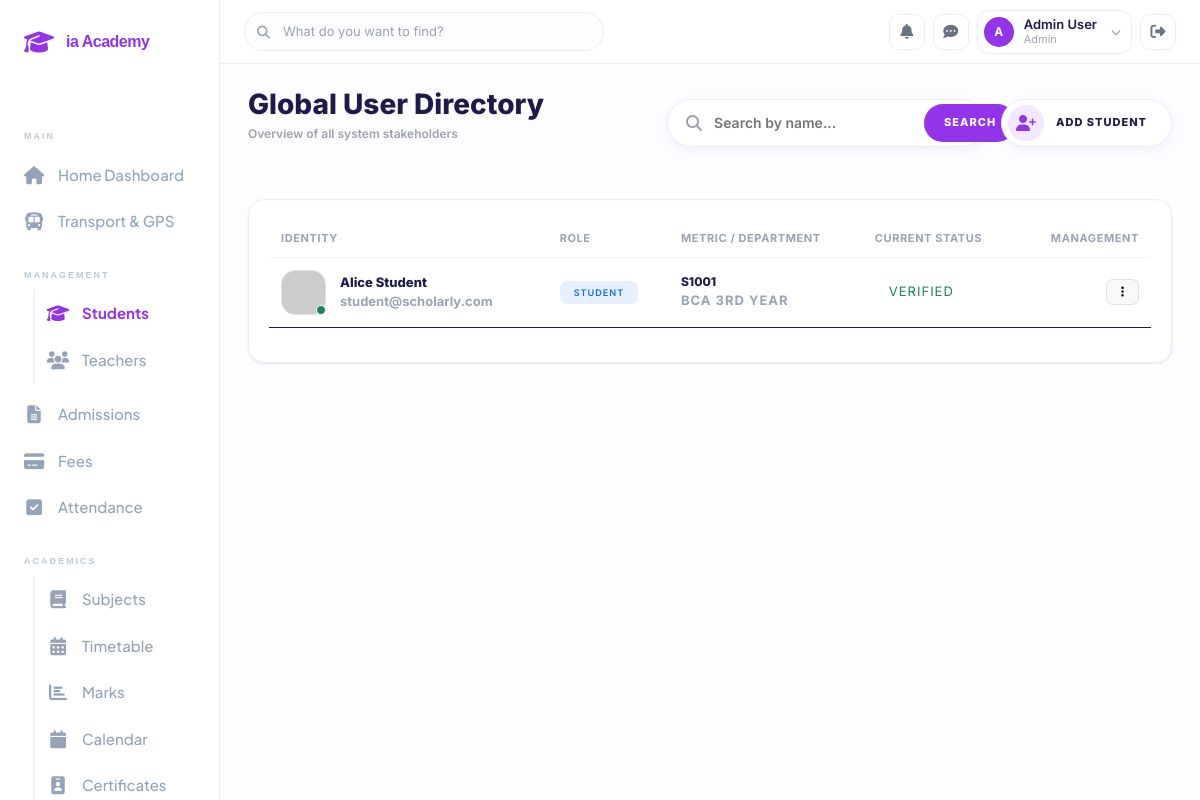
The page /admin/students_list.php (signed in) on the database its author committed.
### tables this page shows
CREATE TABLE students (
    id INT AUTO_INCREMENT PRIMARY KEY,
    user_id INT NOT NULL,
    roll_no VARCHAR(50) UNIQUE NOT NULL,
    class VARCHAR(50),
    semester INT,
    parent_phone VARCHAR(20),
    FOREIGN KEY (user_id) REFERENCES users(id) ON DELETE CASCADE
);

CREATE TABLE users (
    id INT AUTO_INCREMENT PRIMARY KEY,
    name VARCHAR(255) NOT NULL,
    email VARCHAR(255) UNIQUE NOT NULL,
    password VARCHAR(255) NOT NULL,
    role ENUM('admin', 'teacher', 'student', 'parent') NOT NULL,
    phone VARCHAR(20),
    created_at TIMESTAMP DEFAULT CURRENT_TIMESTAMP
);

### config/db.php (called while the page is built, shortened)
<?php
if (!class_exists('SmartPDOStatement')) {
    class SmartPDOStatement {
        private $stmt;
        private array $rows = [];
        public function __construct($stmtOrBridge, string $sql = '') {
            if ($stmtOrBridge instanceof NeonHttpBridge) {
                $this->httpBridge = $stmtOrBridge;
                $this->sql = $sql;
            } else {
                $this->stmt = $stmtOrBridge;
            }
        }
        public function fetchAll(int $mode = PDO::FETCH_ASSOC, ...$args): array {
            if ($this->stmt) {
                return $this->stmt->fetchAll($mode, ...$args);
            }
            return $this->rows;
        }
    }
    class SmartPDO {
        private ?PDO $pdo = null;
        private ?NeonHttpBridge $http = null;
        private string $driver;
        public function __construct($pdoOrBridge, string $driver = 'pgsql') {
            $this->driver = $driver;
            if ($pdoOrBridge instanceof PDO) {
                $this->pdo = $pdoOrBridge;
            } elseif ($pdoOrBridge instanceof NeonHttpBridge) {
                $this->http = $pdoOrBridge;
            }
        }
        public static function translateSql(string $sql, string $driver = 'pgsql'): string {
            if ($driver !== 'pgsql') {
                return $sql;
            }
            $s = trim($sql);
            $s = str_replace('`', '', $s);
            $s = preg_replace('/\bCURDATE\s*\(\s*\)/i', 'CURRENT_DATE', $s);
            $s = preg_replace('/\bMONTH\s*\(\s*([a-zA-Z0-9_.]+)\s*\)/i', 'EXTRACT(MONTH FROM $1)::int', $s);
            $s = preg_replace('/\bYEAR\s*\(\s*([a-zA-Z0-9_.]+)\s*\)/i', 'EXTRACT(YEAR FROM $1)::int', $s);
            $s = preg_replace('/\bDATE_ADD\s*\(\s*NOW\s*\(\s*\)\s*,\s*INTERVAL\s+(\d+\s+[A-Z]+)\s*\)/i', "(NOW() + INTERVAL '$1')", $s);
            $s = preg_replace('/\bTIMESTAMPDIFF\s*\(\s*SECOND\s*,\s*([a-zA-Z0-9_.]+)\s*,\s*NOW\s*\(\s*\)\s*\)/i', 'EXTRACT(EPOCH FROM (NOW() - $1))::int', $s);
            $s = preg_replace('/\bCAST\s*\(\s*SUBSTRING_INDEX\s*\(\s*([a-zA-Z0-9_.]+)\s*,\s*\'-\'\s*,\s*-1\s*\)\s+AS\s+UNSIGNED\s*\)/i', "CAST(SPLIT_PART($1, '-', 2) AS INTEGER)", $s);
            $s = preg_replace('/\bSUM\s*\(\s*([a-zA-Z0-9_.]+)\s*=\s*(\'[^\']*\')\s*\)/i', 'SUM(CASE WHEN $1 = $2 THEN 1 ELSE 0 END)', $s);
            return $s;
        }
        public function query(string $sql, ?int $fetchMode = null, ...$fetchModeArgs) {
            $translated = self::translateSql($sql, $this->driver);
            if ($this->pdo) {
                $stmt = $fetchMode !== null
                    ? $this->pdo->query($translated, $fetchMode, ...$fetchModeArgs)
                    : $this->pdo->query($translated);
                return new SmartPDOStatement($stmt);
            }
            $stmt = new SmartPDOStatement($this->http, $translated);
            $stmt->execute([]);
            return $stmt;
        }
    }
}
if (!function_exists('get_env_val')) {
    function get_env_val(array $keys, $default = null) {
        return $default;
    }
}
$pg_host = get_env_val(['PGHOST', 'POSTGRES_HOST']);
$pg_db   = get_env_val(['PGDATABASE', 'POSTGRES_DATABASE'], 'neondb');
$pg_user = get_env_val(['PGUSER', 'POSTGRES_USER']);
$pg_pass = get_env_val(['PGPASSWORD', 'POSTGRES_PASSWORD']);
$db_url  = get_env_val(['DATABASE_URL', 'POSTGRES_URL']);
$options = [
    PDO::ATTR_ERRMODE            => PDO::ERRMODE_EXCEPTION,
    PDO::ATTR_DEFAULT_FETCH_MODE => PDO::FETCH_ASSOC,
    PDO::ATTR_EMULATE_PREPARES   => true,
    PDO::ATTR_TIMEOUT            => 8,
];
if ($pg_host && $pg_user) {
    try {
        if (extension_loaded('pdo_pgsql')) {
            $dsn = "pgsql:host={$pg_host};port=5432;dbname={$pg_db};sslmode=require";
            $rawPdo = new PDO($dsn, $pg_user, $pg_pass, $options);
            $pdo = new SmartPDO($rawPdo, 'pgsql');
        } else {
            $connStr = $db_url ?: "postgresql://{$pg_user}:{$pg_pass}@{$pg_host}/{$pg_db}?sslmode=require";
            $bridge = new NeonHttpBridge($pg_host, $connStr);
            $pdo = new SmartPDO($bridge, 'pgsql');
        }
    } catch (\Throwable $e) {
        try {
            $connStr = $db_url ?: "postgresql://{$pg_user}:{$pg_pass}@{$pg_host}/{$pg_db}?sslmode=require";
            $bridge = new NeonHttpBridge($pg_host, $connStr);
            $pdo = new SmartPDO($bridge, 'pgsql');
        } catch (\Throwable $e2) {
            http_response_code(500);
            die("Database connection error.");
        }
    }
} else {
    $host = get_env_val(['DB_HOST', 'MYSQLHOST', 'MYSQL_HOST'], 'localhost');
    $port = get_env_val(['DB_PORT', 'MYSQLPORT', 'MYSQL_PORT'], '3306');
    $db   = get_env_val(['DB_NAME', 'MYSQLDATABASE', 'MYSQL_DATABASE'], 'smart_college_erp');
    $user = get_env_val(['DB_USER', 'MYSQLUSER', 'MYSQL_USER'], 'root');
    $pass = get_env_val(['DB_PASS', 'MYSQLPASSWORD', 'MYSQL_PASSWORD'], '');
    $dsn = "mysql:host={$host};port={$port};dbname={$db};charset=utf8mb4";
    try {
        $rawPdo = new PDO($dsn, $user, $pass, $options);
        $pdo = new SmartPDO($rawPdo, 'mysql');
    } catch (\PDOException $e) {
        http_response_code(500);
        die("<div style='font-family:sans-serif; padding:50px; text-align:center;'>
                <h2 style='color:#b91c1c;'>⛔ Database Connection Error</h2>
                <p>Could not connect to the database server.</p>
             </div>");
    }
}
?>

### admin/students_list.php (the view, shortened to what this page needs)
<?php
require_once('../config/db.php');
$role_filter = $_GET['role'] ?? 'student';
$search = $_GET['search'] ?? '';
$sql = "";
$order_by = " ORDER BY u.name ASC";
if ($role_filter === 'student') {
    $sql = "SELECT u.id, u.name, u.email, 'Student' as display_role, s.roll_no as meta, s.class as subtitle
            FROM users u JOIN students s ON u.id = s.user_id";
    $order_by = " ORDER BY s.roll_no ASC";
} elseif ($role_filter === 'teacher') {
    $sql = "SELECT u.id, u.name, u.email, 'Teacher' as display_role, t.department as meta, t.subject as subtitle
            FROM users u JOIN teachers t ON u.id = t.user_id";
} elseif ($role_filter === 'parent') {
    $sql = "SELECT u.id, u.name, u.email, 'Parent' as display_role, 'Family' as meta, 'Legal Guardian' as subtitle
            FROM users u WHERE u.role = 'parent'";
} else {
    $sql = "SELECT u.id, u.name, u.email, u.role as display_role, 'System' as meta, u.role as subtitle FROM users u";
}
$sql .= $order_by;
$items_per_page = 24;
$current_page = max(1, (int)($_GET['page'] ?? 1));
$offset = ($current_page - 1) * $items_per_page;
$sql .= " LIMIT $items_per_page OFFSET $offset";
try {
    $users = $pdo->query($sql)->fetchAll();
} catch (Exception $e) {
    $users = [];
}
?>
<!DOCTYPE html>
<html lang="en">
<head>
    <link href="https://cdn.jsdelivr.net/npm/bootstrap@5.3.0/dist/css/bootstrap.min.css" rel="stylesheet">
    <link rel="stylesheet" href="https://cdnjs.cloudflare.com/ajax/libs/font-awesome/6.4.0/css/all.min.css">
    <link rel="stylesheet" href="../assets/css/style.css?v=<?php echo time(); ?>">
</head>
<body>
    <div class="wrapper">
        <?php include('../includes/sidebar.php'); ?>
        <div class="main-content">
            <?php include('../includes/topbar.php'); ?>
            <div class="content-area">
                <div class="d-flex justify-content-between align-items-center mb-5 animate-up">
                    <div>
                        <h2 class="fw-800 mb-1">Global User Directory</h2>
                        <p class="text-muted small fw-600">Overview of all system stakeholders</p>
                    </div>
                    <div class="d-flex gap-3 align-items-center">
                        <form method="GET" class="m-0">
                            <div class="search-pill">
                                <i class="fas fa-search icon"></i>
                                <input type="text" name="search" placeholder="Search by name..." value="<?php echo htmlspecialchars($search); ?>">
                                <button type="submit">SEARCH</button>
                            </div>
                        </form>
                        <button data-bs-toggle="modal" data-bs-target="#addUserModal" class="btn-add-user">
                            <i class="fas fa-user-plus"></i>
                            <span>ADD STUDENT</span>
                        </button>
                    </div>
                </div>
                <div class="card-premium animate-up">
                    <div class="table-responsive">
                        <table class="table align-middle">
                            <thead>
                                <tr>
                                    <th>Identity</th>
                                    <th>Role</th>
                                    <th>Metric / Department</th>
                                    <th>Current Status</th>
                                    <th class="text-end">Management</th>
                                </tr>
                            </thead>
                            <tbody>
                                <?php foreach ($users as $u): ?>
                                <tr>
                                    <td>
                                        <div class="d-flex align-items-center gap-3">
                                            <div class="position-relative">
                                                <img src="https://api.dicebear.com/7.x/avataaars/svg?seed=<?php echo urlencode($u['name']); ?>"
                                                     width="45" height="45" class="rounded-4 border" style="background:#fff;">
                                                <div class="position-absolute bottom-0 end-0 bg-success rounded-circle border border-white" style="width:10px; height:10px;"></div>
                                            </div>
                                            <div>
                                                <div class="fw-800 text-main mb-0"><?php echo htmlspecialchars($u['name']); ?></div>
                                                <div class="smallest text-muted fw-bold"><?php echo htmlspecialchars($u['email']); ?></div>
                                            </div>
                                        </div>
                                    </td>
                                    <td>
                                        <span class="badge bg-primary bg-opacity-10 text-primary fw-900 uppercase ls-1 px-3 py-2 rounded-3" style="font-size: 0.65rem;">
                                            <?php echo htmlspecialchars($u['display_role']); ?>
                                        </span>
                                    </td>
                                    <td>
                                        <div class="fw-800 small"><?php echo htmlspecialchars($u['meta'] ?: 'General'); ?></div>
                                        <div class="smallest text-muted fw-bold uppercase ls-1"><?php echo htmlspecialchars($u['subtitle']); ?></div>
                                    </td>
                                    <td>
                                        <div class="d-flex align-items-center gap-2">
                                            <span class="smallest fw-900 text-success uppercase ls-1">Verified</span>
                                        </div>
                                    </td>
                                    <td class="text-end">
                                        <div class="dropdown">
                                            <button class="btn btn-light btn-sm rounded-3 border px-3 fw-800" type="button" data-bs-toggle="dropdown" aria-expanded="false">
                                                <i class="fas fa-ellipsis-v"></i>
                                            </button>
                                        </div>
                                    </td>
                                </tr>
                                <?php endforeach; ?>
                            </tbody>
                        </table>
                    </div>
                </div>
            </div>
        </div>
    </div>
</body>
</html>

### rows shown on the page
students: user.name "Alice Student", user.email "student@scholarly.com", display_role "STUDENT", roll_no "S1001", class "BCA 3RD YEAR"

### other values the page prints
$initial "A"
$user_name "Admin User"
$user_role "Admin"
